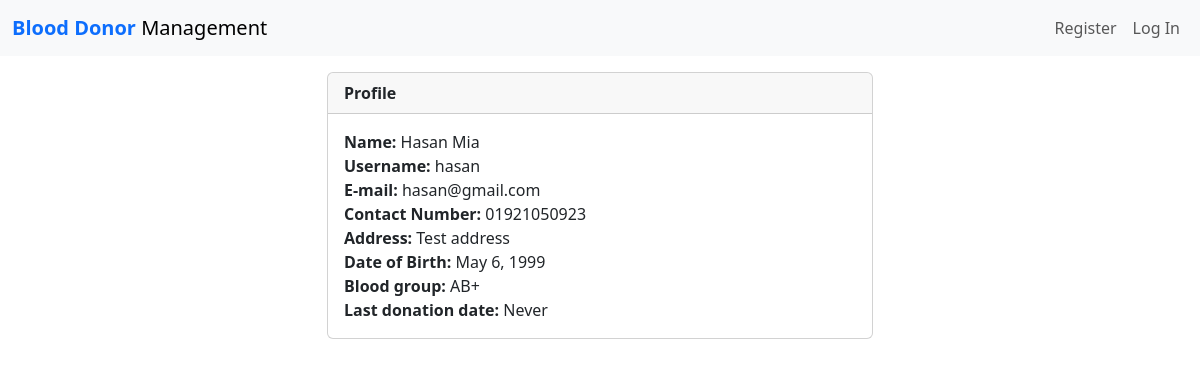
Page /users/view/20 on the committed database.
### auth1/models.py (models this page shows, shortened)
class RegisterUser(AbstractBaseUser):
	username				= models.CharField(max_length=50, unique=True)
	name					= models.CharField(max_length=100)
	email					= models.EmailField(max_length=100, unique=True)
	contact_number			= models.CharField(max_length=15)
	address					= models.CharField(max_length=250, null=True, blank=True)
	date_of_birth			= models.DateField(null=True, blank=True) #Fix
	nid						= models.CharField(max_length=13, null=True, blank=True)
	blood_group				= models.CharField(max_length=8, choices=BLOOD_GROUPS, null=True, blank=True)
	date_joined				= models.DateTimeField(verbose_name='date joined', auto_now_add=True)
	last_login				= models.DateTimeField(verbose_name='last login', auto_now=True)
	is_admin				= models.BooleanField(default=False)
	is_active				= models.BooleanField(default=True)
	is_staff				= models.BooleanField(default=False)
	is_superuser			= models.BooleanField(default=False)
	last_donated			= models.DateField(verbose_name='last_donated', auto_now_add=False, null=True, blank=True)
	donation_count			= models.IntegerField(default=0)
	USERNAME_FIELD = 'email'
	REQUIRED_FIELDS = ['username', 'password']
	objects = MyAccountManager()

### post/views.py (the view)
# urls.py: path('users/view/<int:user_id>', views.view_user, name='view_user'),
def view_user(request, user_id):
    context = {}
    profile = RegisterUser.objects.get(id=user_id)
    context['profile'] = profile
    print(user_id)
    born = profile.date_of_birth
    today = date.today()
    age = today.year - born.year - ((today.month, today.day) < (born.month, born.day))
    return render(request, 'auth1/profile.html', {
        'profile': profile,
        'age': age,
    })

### post/context_processors.py (called while the page is built)
def notification_to_base(request):
    user = request.user.id
    notifications = Notification.objects.filter(receiver=user).order_by('-creation_date')
    unread_notifications = Notification.objects.filter(receiver=user).exclude(read_by=user).order_by('-creation_date')
    total_unread_notifications = len(unread_notifications)
    return {
        'total_unread_notifications': total_unread_notifications,
        'notifications': notifications,
        }

### auth1/templates/auth1/profile.html (shortened to what this page needs)
{% extends 'post/base.html' %}
{% block content %}
    <div class="container">
        <div class="row">
            <div class="col-6 offset-3 my-3">
                <div class="card">
                    <div class="card-header d-flex justify-content-between align-items-center">
                        <b>Profile</b>
                    </div>
                    <div class="card-body">
                        <b>Name: </b>{{ profile.name }}<br/>
                        <b>Username: </b>{{ profile.username }}<br/>
                        <b>E-mail: </b>{{ profile.email }}<br/>
                        <b>Contact Number: </b>{{ profile.contact_number }}<br/>
                        {% if profile.address != None and profile.blood_group != None and profile.nid != None  %}
                            <b>Address: </b>{{ profile.address }}<br/>
                            <b>Date of Birth: </b>{{ profile.date_of_birth }}<br/>
                            <b>Blood group: </b>{{ profile.blood_group }}<br/>
                            {% if last_donated == None %}
                                <b>Last donation date: </b> Never <br>
                            {% else %}
                                <b>Last donation date: </b>{{ profile.last_donated }} ({{days}} days ago) <br/>
                            {% endif %}
                        {% endif %}
                    </div>
                </div> <br>
            </div>
        </div>
    </div>
{% endblock %}

### rows in the picture
RegisterUser: name "Hasan Mia", username "hasan", email "hasan@gmail.com", contact_number "01921050923", address "Test address", date_of_birth "May 6, 1999", blood_group "AB+"
